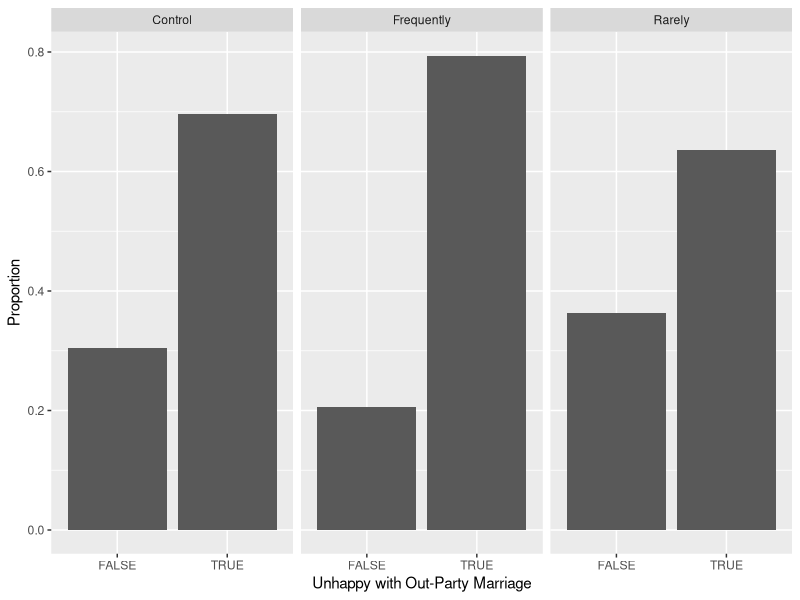
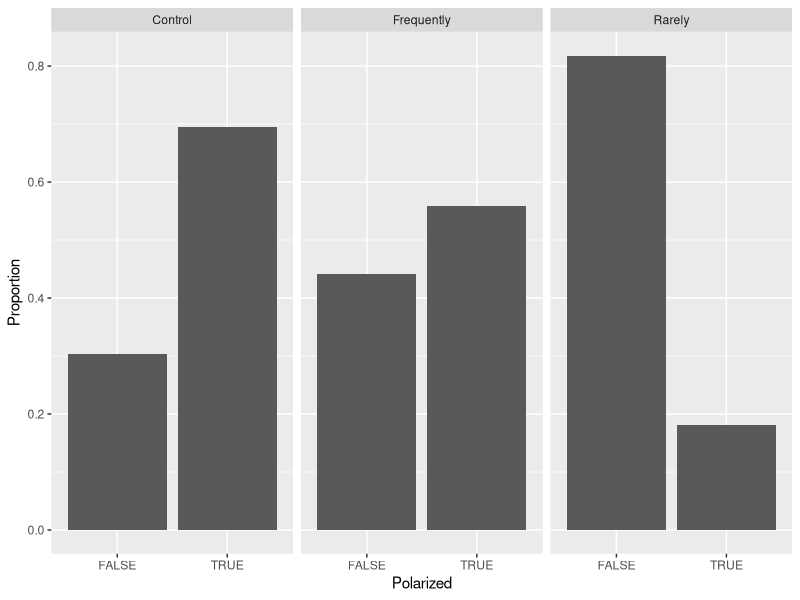
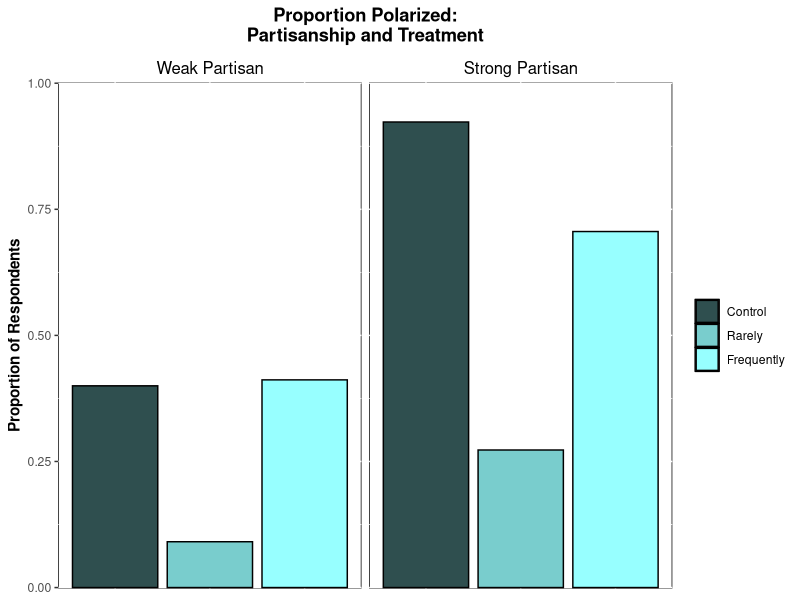
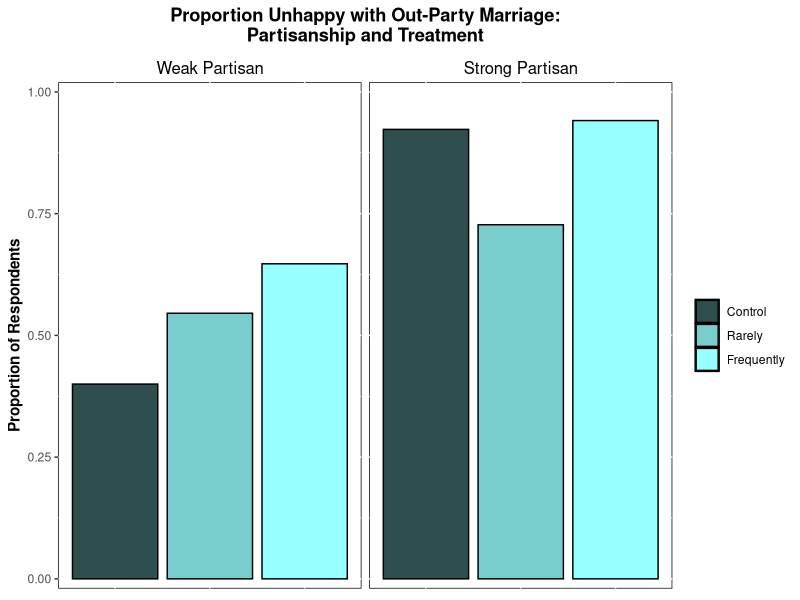

These charts were generated, in order, by the following R code:
## ---- chunk 1
knitr::opts_chunk$set(echo = TRUE)
library(dplyr)
library(readr)
library(tidyverse)
library(ggplot2)
library(tidyr)
## ---- chunk 2
# remember to use the correct file name
marriage_data <- read_csv('Sep23ClassData_clean.csv')

messy <- read_csv('Sep23ClassData_messy.csv') %>% 
  mutate(party = case_when(
    pid3 == "Democrat" | grepl("Democratic", pid_lean) ~ "Democrat",
    pid3 == "Republican" | grepl("Republican", pid_lean) ~ "Republican",
    pid3 == "Independent" & grepl("Neither", pid_lean) ~ "Indpendent",
    TRUE ~ NA_character_
  )) %>% 
  mutate(treatment = case_when(
    !is.na(ControlRepublican) ~ "Control",
    !is.na(RarelyRepublican) ~ "Rarely",
    !is.na(FrequentlyRepublican) ~ "Frequently",
    TRUE ~ NA_character_
  )) %>% 
  pivot_longer(c(ControlRepublican, RarelyRepublican, FrequentlyRepublican), values_to = "marryRepublican") #%>% 
  #pivot_longer(c(ControlDemocrat, RarelyDemocrat, FrequentlyDemocrat), values_to = "marryDemocrat")

## ---- chunk 3

marriage_data %>% 
  group_by(inPartyHappy) %>% 
  summarize(n = n())

## ---- chunk 4

marriage_data %>% 
  select(polarized) %>% 
  glimpse()

## ---- chunk 5
ggplot(data = marriage_data %>% filter(is.na(outPartyUnhappy)==FALSE)) + 
  geom_bar(mapping = aes(x = outPartyUnhappy, y = ..prop.., group = 1), stat = "count") + 
  facet_wrap(~treatment) + ylab("Proportion") + xlab("Unhappy with Out-Party Marriage")
## ---- chunk 6

marriage_data %>% 
  filter(!is.na(polarized)) %>% 
  ggplot(aes(x = polarized, y = ..prop.., group = 1)) + geom_bar() +
  facet_wrap(~treatment) + ylab("Proportion") + xlab("Polarized")

## ---- chunk 7

marriage_data %>% 
  filter(!is.na(polarized)) %>% 
  group_by(treatment, strongPARTISAN) %>% 
  summarize(polarized = mean(polarized)) %>% 
  mutate(strongPARTISAN = as.character(strongPARTISAN)) %>% 
  mutate(strongPARTISAN = recode(strongPARTISAN,
                                  "TRUE" = "Strong Partisan",
                                  "FALSE" = "Weak Partisan")) %>% 
  mutate(treatment = factor(treatment, levels = c("Control", "Rarely", "Frequently"))) %>% 
  mutate(strongPARTISAN = factor(strongPARTISAN, levels = c("Weak Partisan", "Strong Partisan"))) %>% 
  ggplot(aes(x = treatment, y = polarized, fill = treatment)) + geom_col(color = "black") + 
    facet_wrap(~strongPARTISAN) +
    labs(x = NULL, y = "Proportion of Respondents", 
         title = "Proportion Polarized:\nPartisanship and Treatment", fill = NULL) +
    theme(plot.title = element_text(face = "bold", hjust = 0.5),
          axis.text.x = element_blank(),
          axis.ticks.x = element_blank(),
          plot.background = element_rect(fill = "white"),
          axis.title = element_text(face = "bold"),
          panel.background = element_rect(fill = "white", color = "black"),
          strip.background = element_rect(color = "NA", fill = "NA"),
          strip.text.x = element_text(size = 12, color = "black")) +
  scale_y_continuous(expand = c(0.001, 0.001), limits = c(0, 1)) +
  scale_fill_manual(values = c("darkslategrey", "darkslategray3", "darkslategray1"))
  

marriage_data %>% 
  filter(!is.na(outPartyUnhappy)) %>% 
  group_by(treatment, strongPARTISAN) %>% 
  mutate(strongPARTISAN = as.character(strongPARTISAN)) %>% 
  mutate(strongPARTISAN = recode(strongPARTISAN,
                                  "TRUE" = "Strong Partisan",
                                  "FALSE" = "Weak Partisan")) %>% 
  mutate(strongPARTISAN = factor(strongPARTISAN, levels = c("Weak Partisan", "Strong Partisan"))) %>% 
  mutate(treatment = factor(treatment, levels = c("Control", "Rarely", "Frequently"))) %>% 
  summarize(outPartyUnhappy = mean(outPartyUnhappy)) %>% 
  ggplot(aes(x = treatment, y = outPartyUnhappy, fill = treatment)) + geom_col(color = "black") + 
    facet_wrap(~strongPARTISAN) +
    labs(x = NULL, y = "Proportion of Respondents", 
         title = "Proportion Unhappy with Out-Party Marriage:\nPartisanship and Treatment", fill = NULL) +
    theme(plot.title = element_text(face = "bold", hjust = 0.5),
          axis.text.x = element_blank(),
          axis.ticks.x = element_blank(),
          plot.background = element_rect(fill = "white"),
          axis.title = element_text(face = "bold"),
          panel.background = element_rect(fill = "white", color = "black"),
          strip.background = element_rect(color = "NA", fill = "NA"),
          strip.text.x = element_text(size = 12, color = "black")) +
    scale_y_continuous(expand = c(0.01, 0.01), limits = c(0, 1)) +
    scale_fill_manual(values = c("darkslategrey", "darkslategray3", "darkslategray1"))

